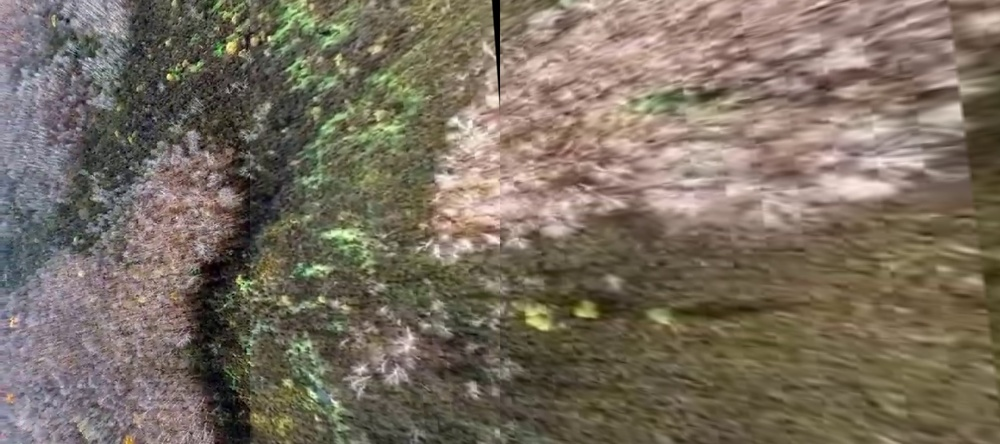
#> input picture img/imagemap/4stichedimages.jpg, 1000 x 444 px, shrunk from 1600 x 711 before the run; its folder holds only this picture in this run
$ python cutsTest.py
#> lines starting #> are read from the running program, lines starting #| are printed output that depends on the picture; after the words box and inside, x2 and y2 are one past the last pixel; in counts of white or black regions, pixels touching at a corner belong together
import os
import cv2
import numpy as np

cut_count = 0
i = 0

cut_cascade = cv2.CascadeClassifier("stage11.xml")


for filename in os.listdir("../img/imagemap"):
    if filename.endswith("jpg"):

        img = cv2.imread("../img/imagemap/"+filename)
#> img is the input picture: shape (444, 1000, 3); mean B, G, R 95.8, 109.7, 120.4
        gray = cv2.cvtColor(img, cv2.COLOR_BGR2GRAY)
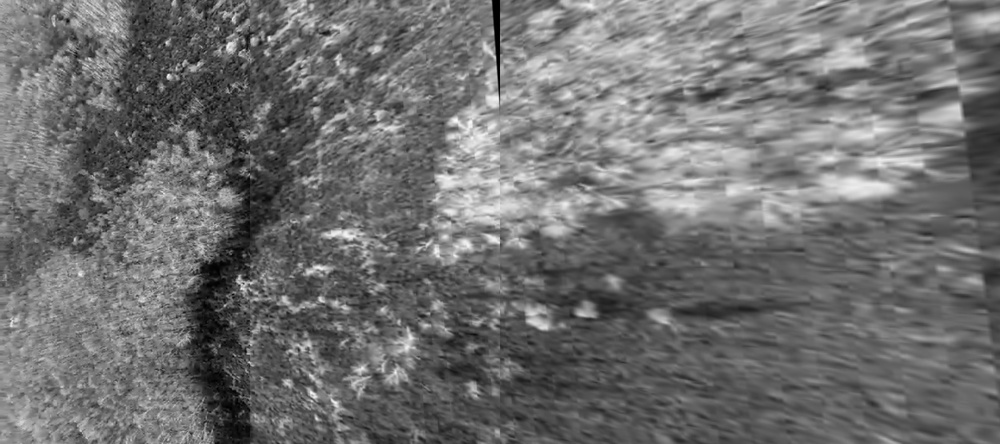
#> gray: shape (444, 1000); min 0, max 253, mean 111.3

        cuts = cut_cascade.detectMultiScale(gray, 1.3, 5)
#> cuts = [[888, 32, 31, 31]]
        for (x,y,w,h) in cuts:
            cv2.rectangle(img,(x,y),(x+w,y+h),(255,0,0),2)
            roi_gray = gray[y:y+h, x:x+w]
            roi_color = img[y:y+h, x:x+w]
            cut_count = cut_count + 1
#> this loop made 1 pass
#> (x, y, w, h, cut_count) on pass 1: (888, 32, 31, 31, 1)
#> pass 1, `roi_gray = gray[y:y+h, x:x+w]`:
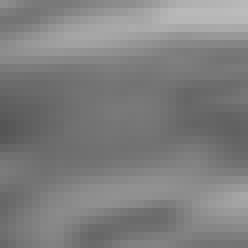
#> roi_gray: shape (31, 31) (shown 8 times larger); min 85, max 188, mean 126.7
#> pass 1, `roi_color = img[y:y+h, x:x+w]`:
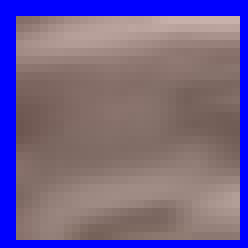
#> roi_color: shape (31, 31, 3) (shown 8 times larger); mean B, G, R 139.9, 98.3, 115.7
#> after the loop:
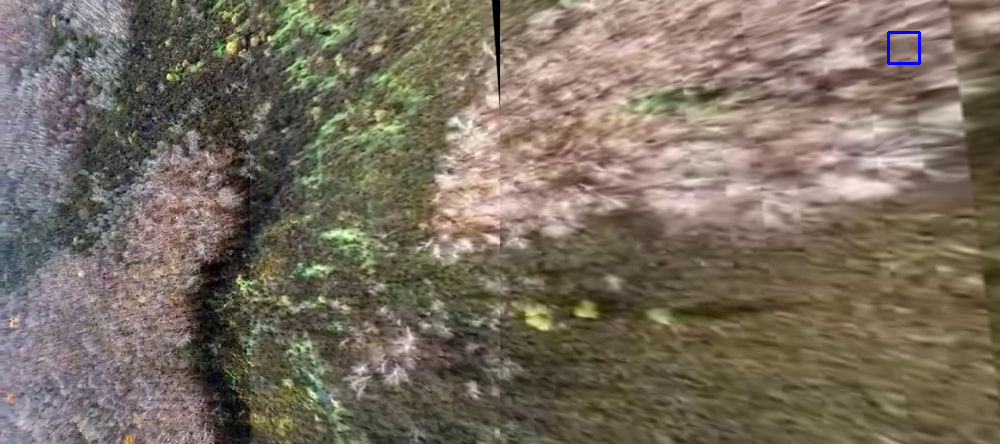
#> img: shape (444, 1000, 3); 0.08% of pixels changed, all inside (x1, y1, x2, y2) = (887, 31, 921, 65)
#> after the loop, cut_count = 1

    cv2.imwrite("../img/detected_images/image"+str(i)+".jpg",img)

    i = i+1

cv2.waitKey(0)

$ run again, on img/imagemap/4stichedimages2.jpg
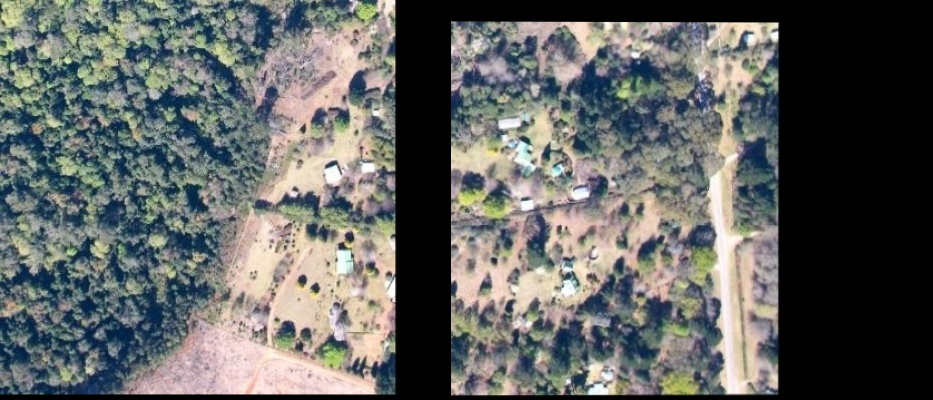
#> input picture img/imagemap/4stichedimages2.jpg, 933 x 400 px
#> img is the input picture: shape (400, 933, 3); mean B, G, R 98.3, 100.4, 98.2
#> `gray = cv2.cvtColor(img, cv2.COLOR_BGR2GRAY)`:
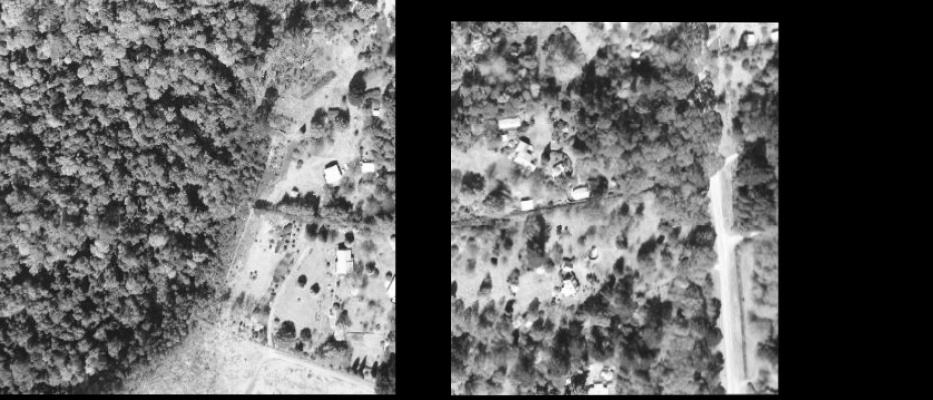
#> gray: shape (400, 933); min 0, max 255, mean 99.5
#> cuts = [[285, 152, 44, 44], [288, 237, 44, 44], [266, 279, 47, 47]]
#> the loop `for (x,y,w,h) in cuts:` made 3 passes
#> after the loop `for (x,y,w,h) in cuts:`:
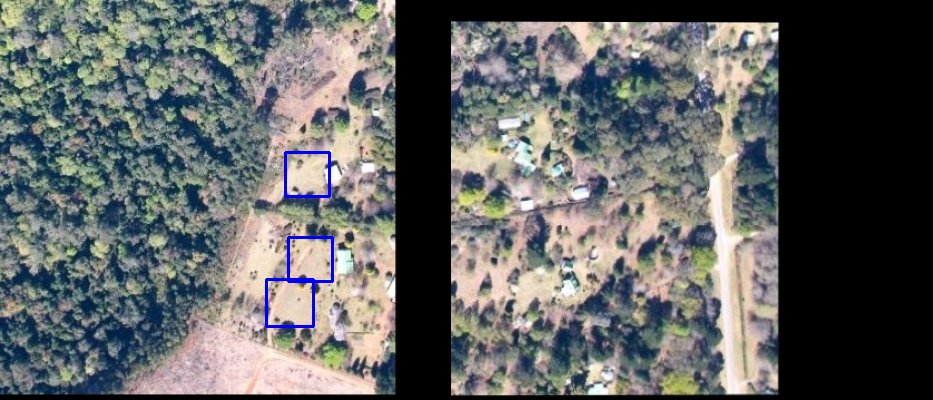
#> img: shape (400, 933, 3); 0.42% of pixels changed, all inside (x1, y1, x2, y2) = (265, 151, 334, 328)
#> after the loop `for (x,y,w,h) in cuts:`: cut_count = 3

$ run again, on img/imagemap/frame1800.jpg
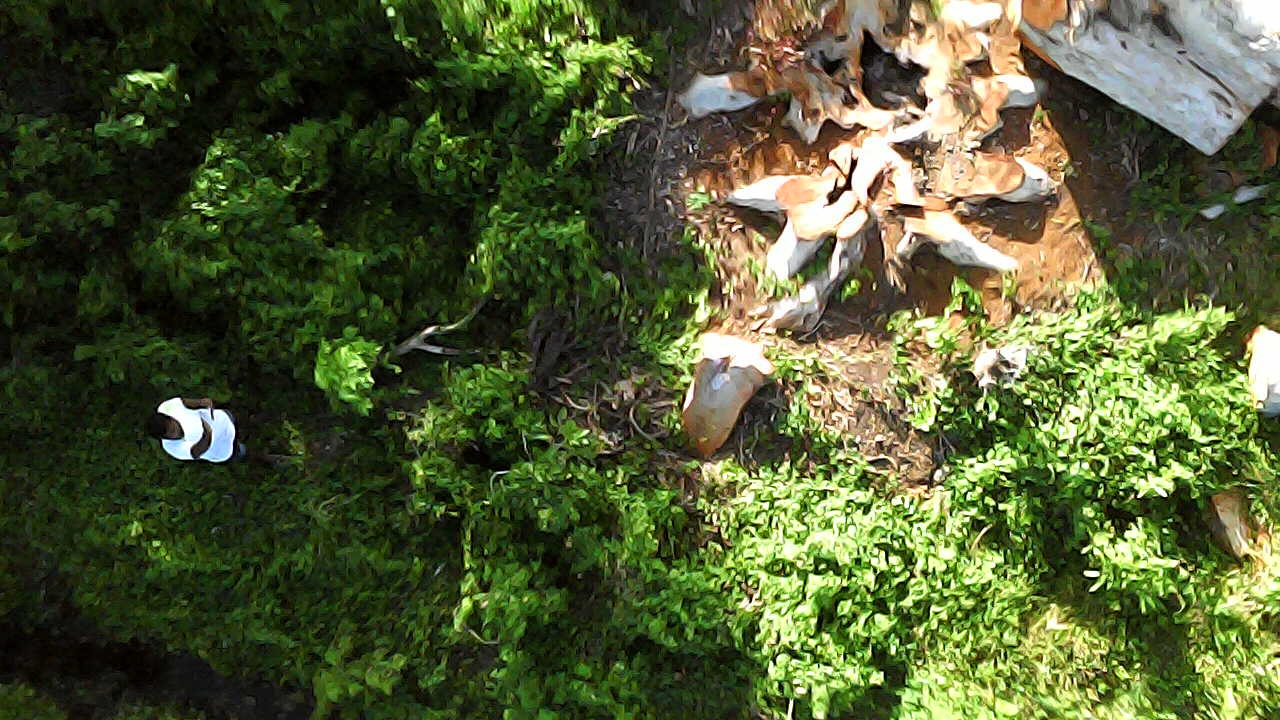
#> input picture img/imagemap/frame1800.jpg, 1280 x 720 px
#> img is the input picture: shape (720, 1280, 3); mean B, G, R 52.4, 91.2, 81.5
#> `gray = cv2.cvtColor(img, cv2.COLOR_BGR2GRAY)`:
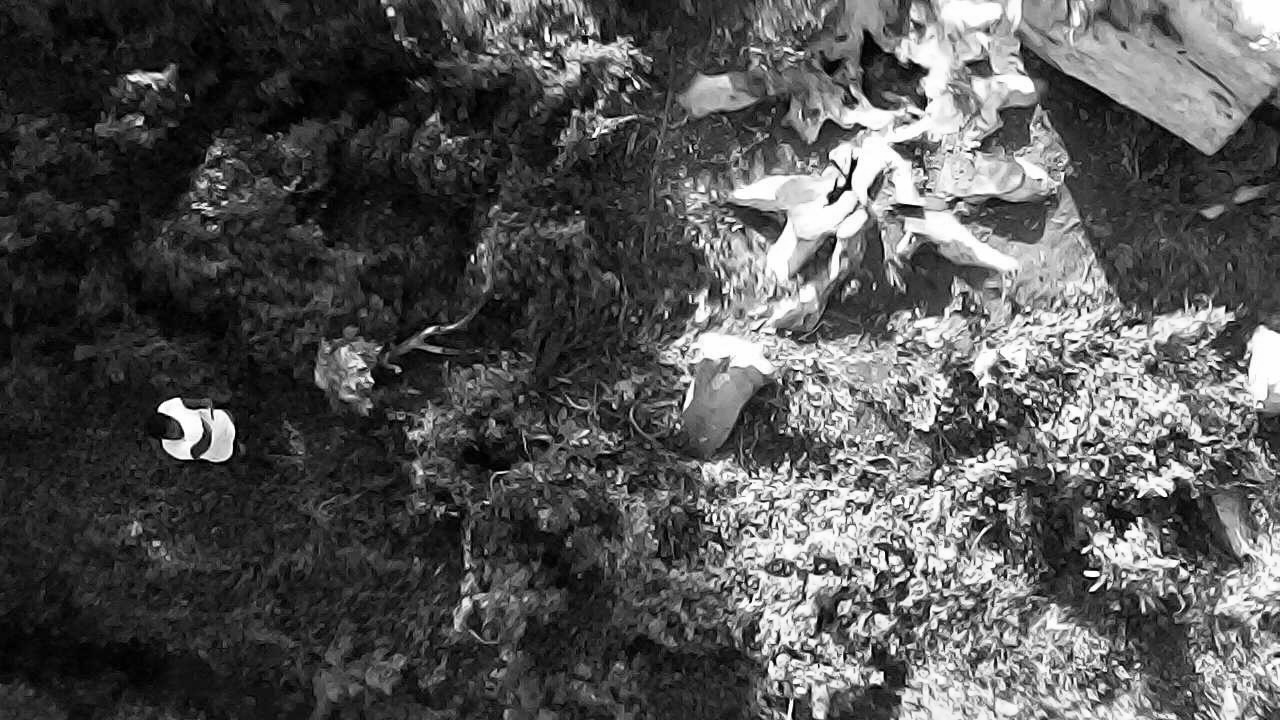
#> gray: shape (720, 1280); min 0, max 255, mean 83.9
#> cuts = [[892, 176, 26, 26], [204, 428, 33, 33], [687, 73, 43, 43], [727, 334, 39, 39], [179, 407, 57, 57]]
#> the loop `for (x,y,w,h) in cuts:` made 5 passes
#> after the loop `for (x,y,w,h) in cuts:`:
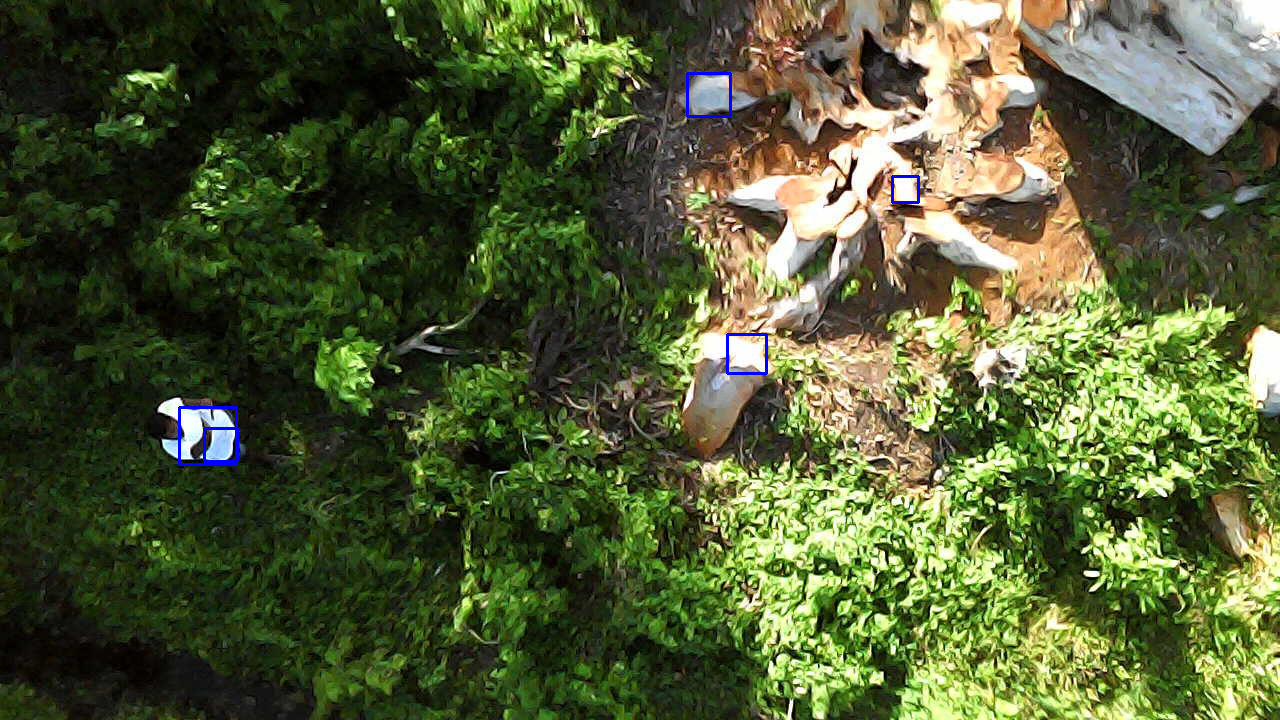
#> img: shape (720, 1280, 3); 0.25% of pixels changed, all inside (x1, y1, x2, y2) = (178, 72, 920, 466)
#> after the loop `for (x,y,w,h) in cuts:`: cut_count = 5

$ run again, on img/imagemap/frame380.jpg
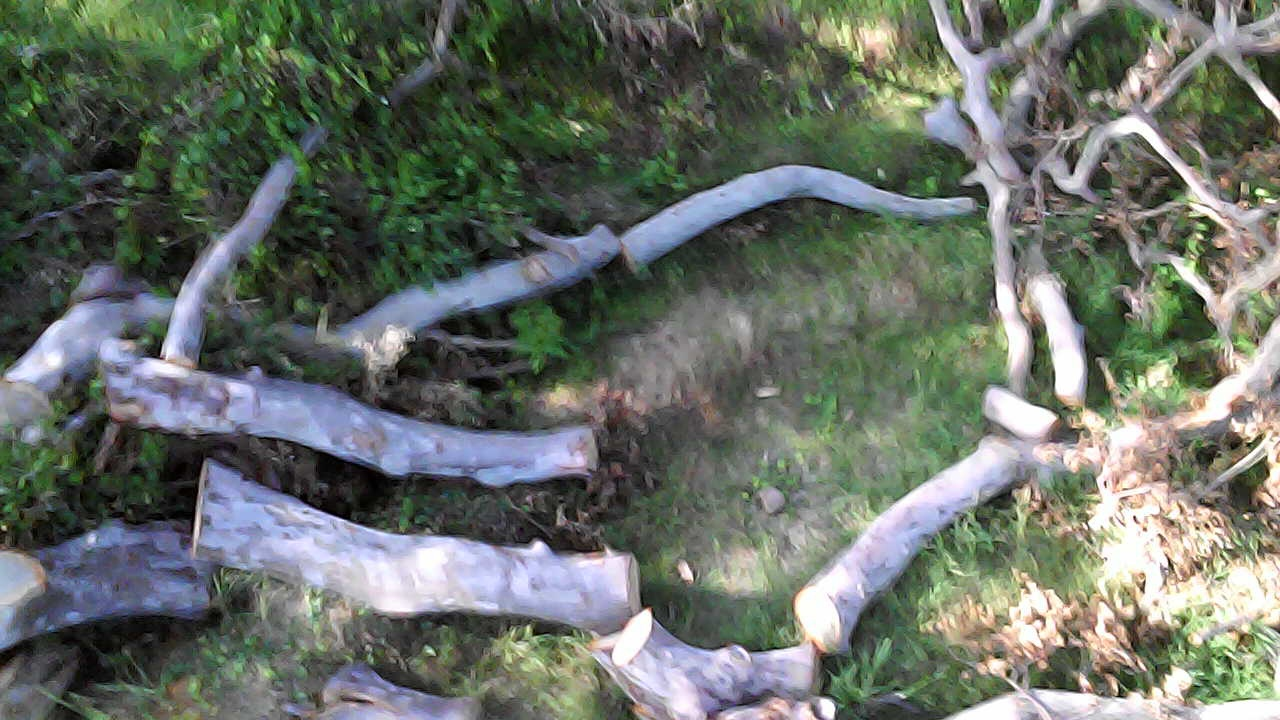
#> input picture img/imagemap/frame380.jpg, 1280 x 720 px
#> img is the input picture: shape (720, 1280, 3); mean B, G, R 103.3, 111.8, 104.7
#> `gray = cv2.cvtColor(img, cv2.COLOR_BGR2GRAY)`:
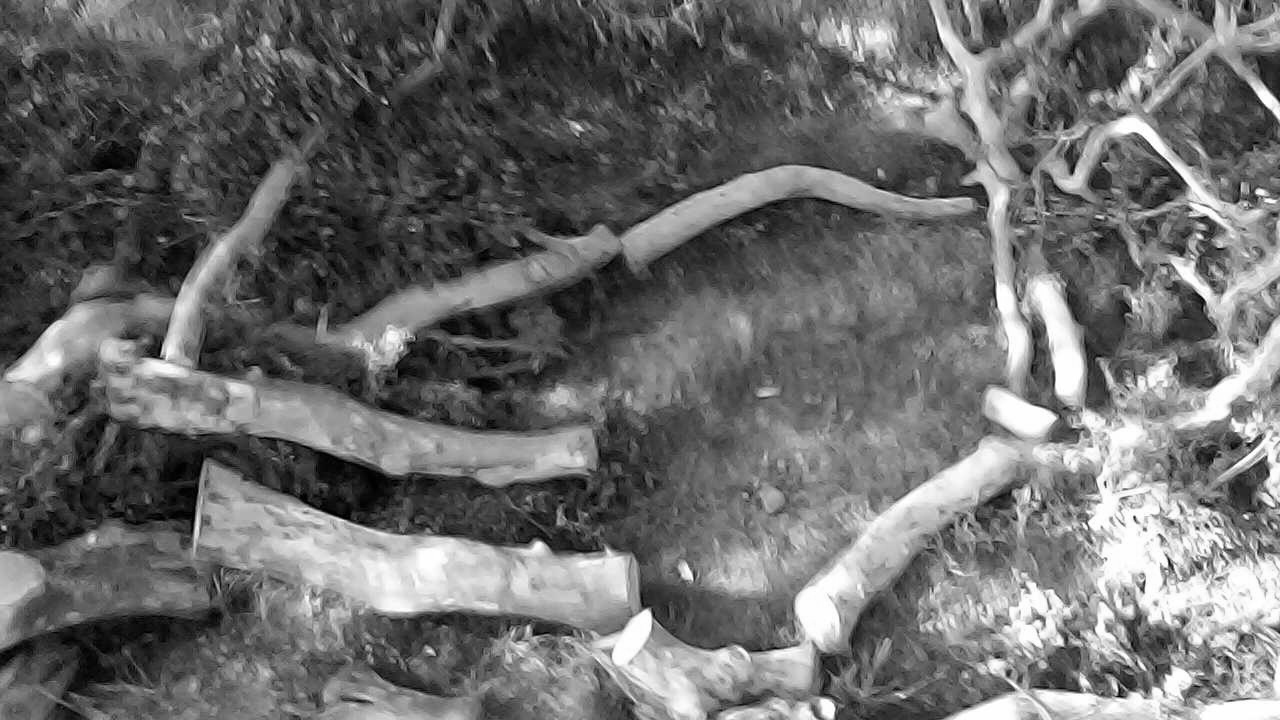
#> gray: shape (720, 1280); min 0, max 255, mean 108.7
#> cuts = 20 rows, first 6: [1175, 260, 23, 23], [1018, 622, 21, 21], [217, 381, 48, 48], [1193, 383, 43, 43], [198, 463, 42, 42], [793, 594, 50, 50]
#> the loop `for (x,y,w,h) in cuts:` made 20 passes
#> after the loop `for (x,y,w,h) in cuts:`:
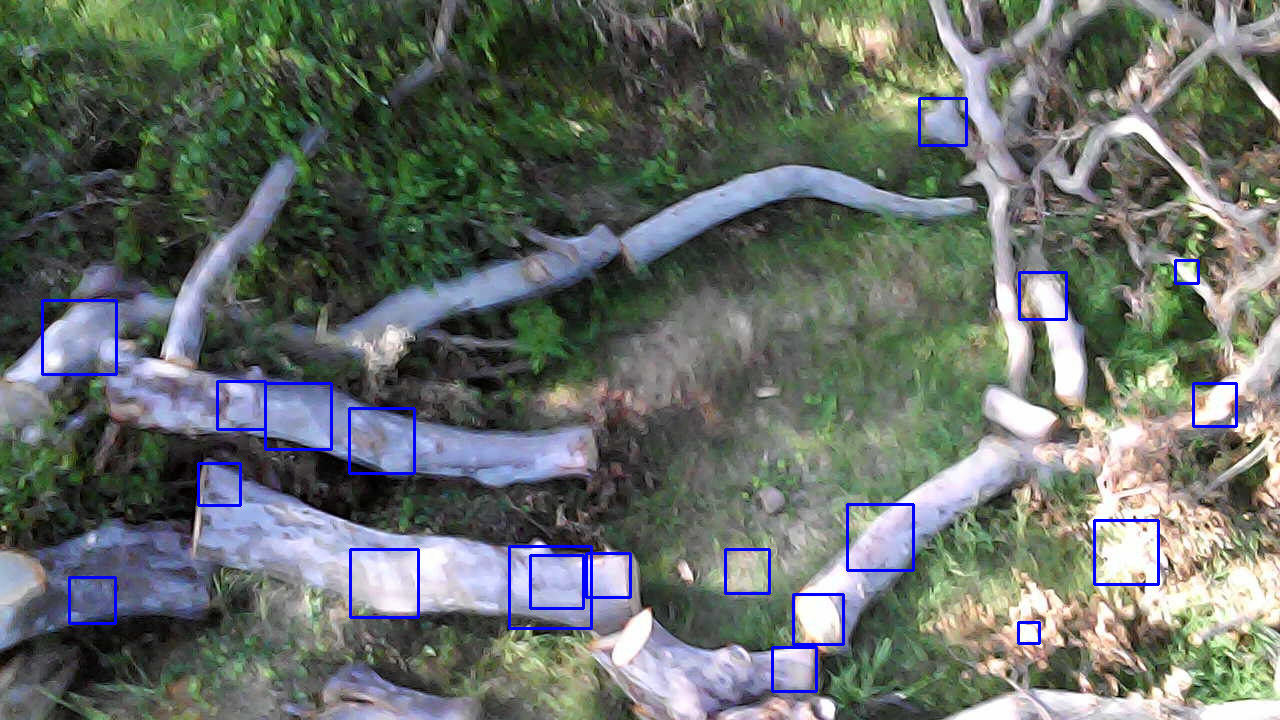
#> img: shape (720, 1280, 3); 1.32% of pixels changed, all inside (x1, y1, x2, y2) = (41, 97, 1238, 693)
#> after the loop `for (x,y,w,h) in cuts:`: cut_count = 20
